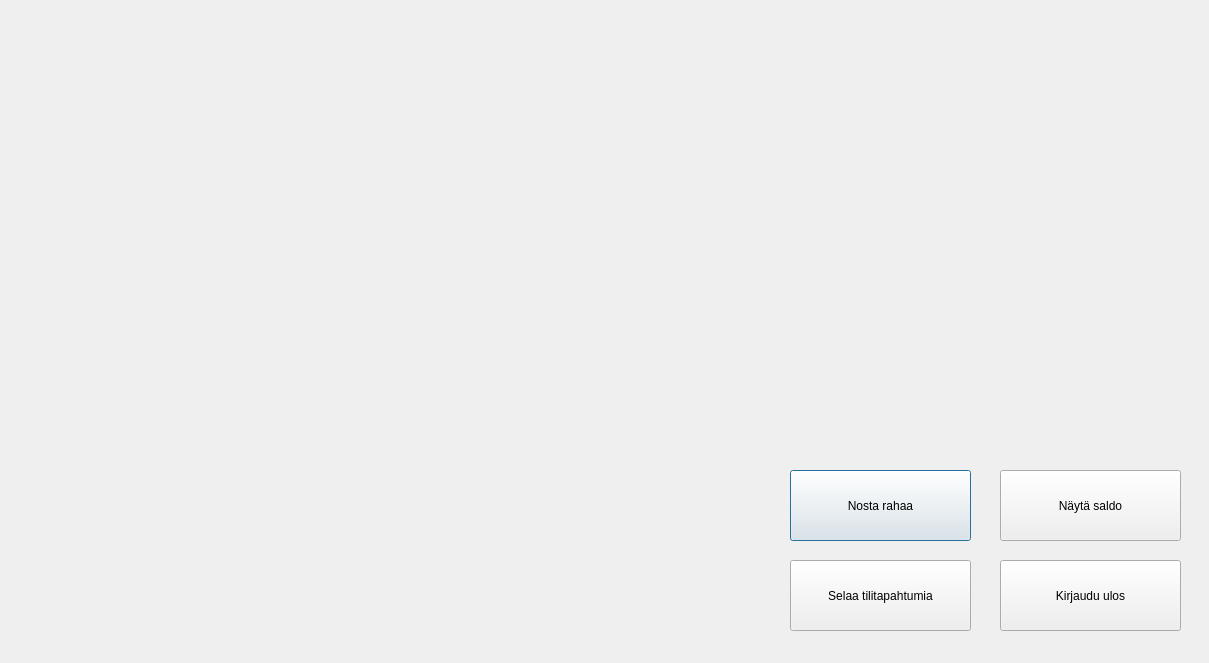
<?xml version="1.0" encoding="UTF-8"?>
<ui version="4.0">
 <class>valikko</class>
 <widget class="QDialog" name="valikko">
  <property name="geometry">
   <rect>
    <x>0</x>
    <y>0</y>
    <width>1209</width>
    <height>663</height>
   </rect>
  </property>
  <property name="windowTitle">
   <string>Dialog</string>
  </property>
  <widget class="QLabel" name="labelValikkoAsiakas">
   <property name="geometry">
    <rect>
     <x>850</x>
     <y>330</y>
     <width>581</width>
     <height>61</height>
    </rect>
   </property>
   <property name="font">
    <font>
     <pointsize>20</pointsize>
    </font>
   </property>
   <property name="text">
    <string/>
   </property>
  </widget>
  <widget class="QPushButton" name="btnNostaRahaa">
   <property name="geometry">
    <rect>
     <x>790</x>
     <y>470</y>
     <width>181</width>
     <height>71</height>
    </rect>
   </property>
   <property name="text">
    <string>Nosta rahaa</string>
   </property>
  </widget>
  <widget class="QPushButton" name="btnNaytaSaldo">
   <property name="geometry">
    <rect>
     <x>1000</x>
     <y>470</y>
     <width>181</width>
     <height>71</height>
    </rect>
   </property>
   <property name="text">
    <string>Näytä saldo</string>
   </property>
  </widget>
  <widget class="QPushButton" name="btnSelaaTilitapahtumia">
   <property name="geometry">
    <rect>
     <x>790</x>
     <y>560</y>
     <width>181</width>
     <height>71</height>
    </rect>
   </property>
   <property name="text">
    <string>Selaa tilitapahtumia</string>
   </property>
  </widget>
  <widget class="QPushButton" name="btnKirjauduUlos">
   <property name="geometry">
    <rect>
     <x>1000</x>
     <y>560</y>
     <width>181</width>
     <height>71</height>
    </rect>
   </property>
   <property name="text">
    <string>Kirjaudu ulos</string>
   </property>
  </widget>
 </widget>
 <resources/>
 <connections/>
</ui>
